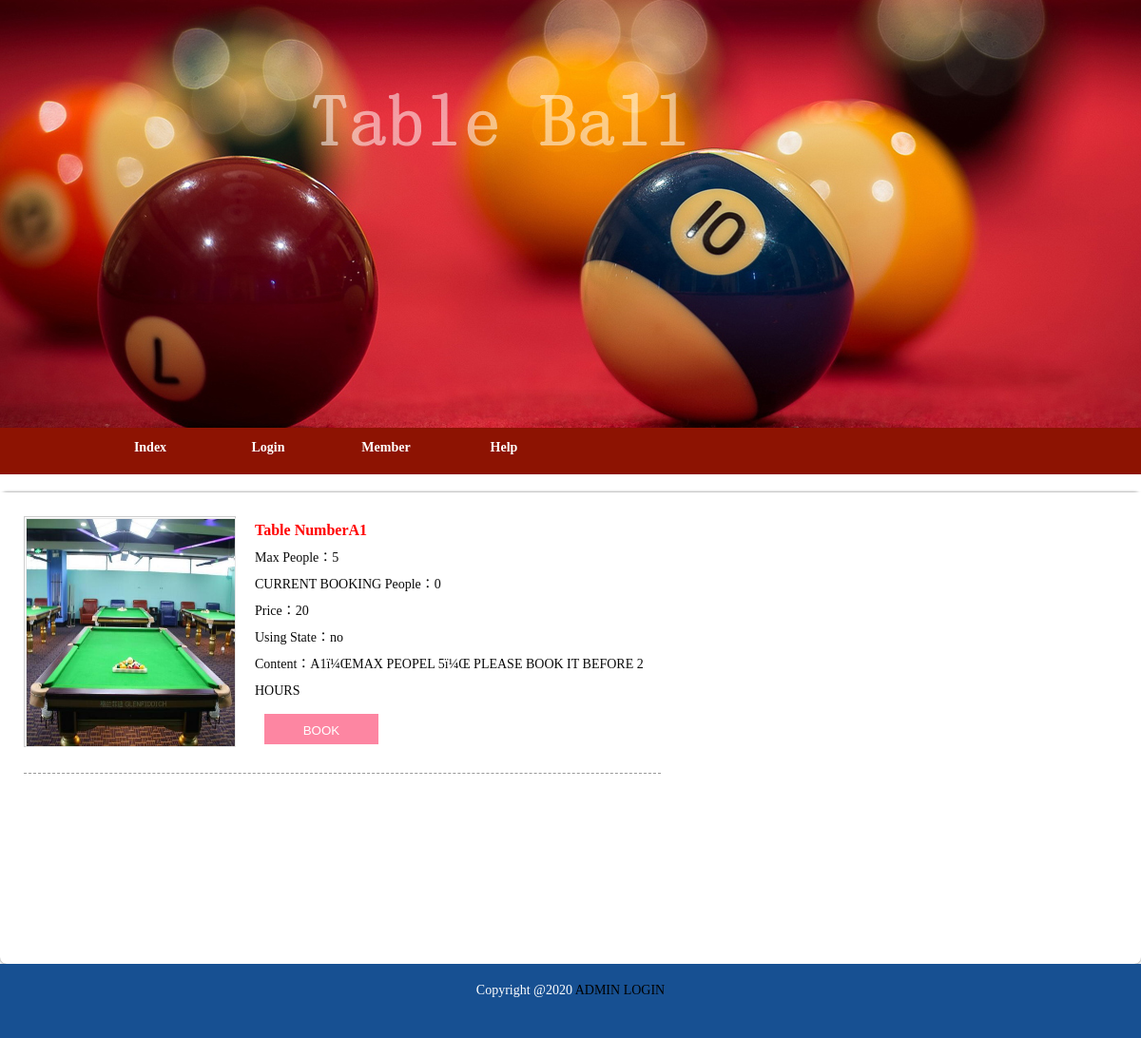
Screenshot of /kc_article.php?id=151 with the database file from the repository.
### tables this page shows
CREATE TABLE IF NOT EXISTS `product` (
  `id` bigint(254) NOT NULL AUTO_INCREMENT,
  `title` varchar(123) NOT NULL,
  `content` varchar(2143) NOT NULL,
  `uname` varchar(1234) NOT NULL,
  `shijian` timestamp NOT NULL DEFAULT CURRENT_TIMESTAMP,
  `pic` varchar(123) NOT NULL,
  `lanmu` varchar(123) NOT NULL DEFAULT 'yes',
  `price` varchar(123) NOT NULL,
  PRIMARY KEY (`id`)
);

### kc_article.php (the view, shortened to what this page needs)
 <?php
 include 'top.php';
?>
 <br>
	<div class="hzms">
<?php
if(isset($_GET['id'])){
	$sql= "select * from product where id = ".$_GET['id'];
	$check=@mysqli_query($conn,$sql) or exit (mysqli_error());
	$_rows=mysqli_fetch_array($check);
	$title=$_rows['title'];
$sql1="select count(id) as zs from dingdan where title like '$title'  ";
$result1=@mysqli_query($conn,$sql1) or exit ("查询失败");
$row1=mysqli_fetch_array($result1);
}
?>
<div id="jtxq">
        <dl>
          <dt><img src="upload/<?php echo $_rows['pic'];?>"></dt>
          <dd>
            <h4> Table Number<?php echo $_rows['title'];?></h4>
            <font>Max People：<?php echo $_rows['uname'];?></font>
            <font>CURRENT  BOOKING People：<?php echo $row1['zs'];?></font>
             <font>Price：<?php echo $_rows['price'];?></font>
              <font>Using State：<?php echo $_rows['lanmu'];?></font>
            <font>Content：<?php echo $_rows['content'];?></font>
               <form action="?action=gwc" method="post" enctype="multipart/form-data">
                 <br>     <br>     <br>
       <input type="submit" name="submit" value="BOOK" class="wbtj" />
           </form>
          </dd>
        </dl>
</div>
</div>
</div> <?php
 include 'foot.php';
?>

### css/style.css (style rules this page uses)
* { margin:0px; padding:0px; }
body { text-align:left; background:#fff url(../images/bg1.jpg) no-repeat top center; }
img { border:none; }
.hzms { width:1200px; min-height:496px; background:#fff;border-radius:7px;box-shadow: #666 0px 0px 3px; margin:0 auto; }
.hzms dl { float:left; margin:15px 0 0 15px; }
.hzms dl dt { text-align:center; }
.hzms dl dt img { width:210px; height:165px; border:1px #E7E7E7 solid; }
.hzms dl dd { font-size:14px; color:#0a0a0a; line-height:30px; height:30px; overflow:hidden; width:210px; text-align:center; }
#jtxq { background:#FFFFFF; padding:10px; }
#jtxq dl { width:670px; height:260px; float:left; border-bottom:1px dashed #999999; padding:0 0 10px 0; }
#jtxq dl dt { width:220px; height:240px; float:left; border:1px solid #CCCCCC;padding:1px 0 0 1px; }
#jtxq dl dt img { width:219px; height:239px; }
#jtxq dl dd { width:420px; height:240px; float:left; margin:0 0 0 20px; text-align: left; }
#jtxq dl dd h4 { font-size:16px; text-align:left; color:#FF0000; }
#jtxq dl dd font { font-size:14px; display:block; float:left; line-height:28px; width:420px; }
#jtxq dl dd input.wbtj { width:120px;height:35px; background:#fd86a2; float:left; display: block; border:none; color: #fff; margin:10px 0 0 10px; }
#jtxq h4 { text-align:left; }
input.wbtj { width:66px; height:28px; background:url(../images/f-tj.jpg) no-repeat; border:none;margin:10px 0 0 20px; }

### rows the page displays
product: pic (picture), title "A1", uname "5", price "20", lanmu "no", content "A1ï¼ŒMAX PEOPEL 5ï¼Œ PLEASE BOOK IT BEFORE 2 HOURS"

### other values shown
$row1['zs'] "0"
